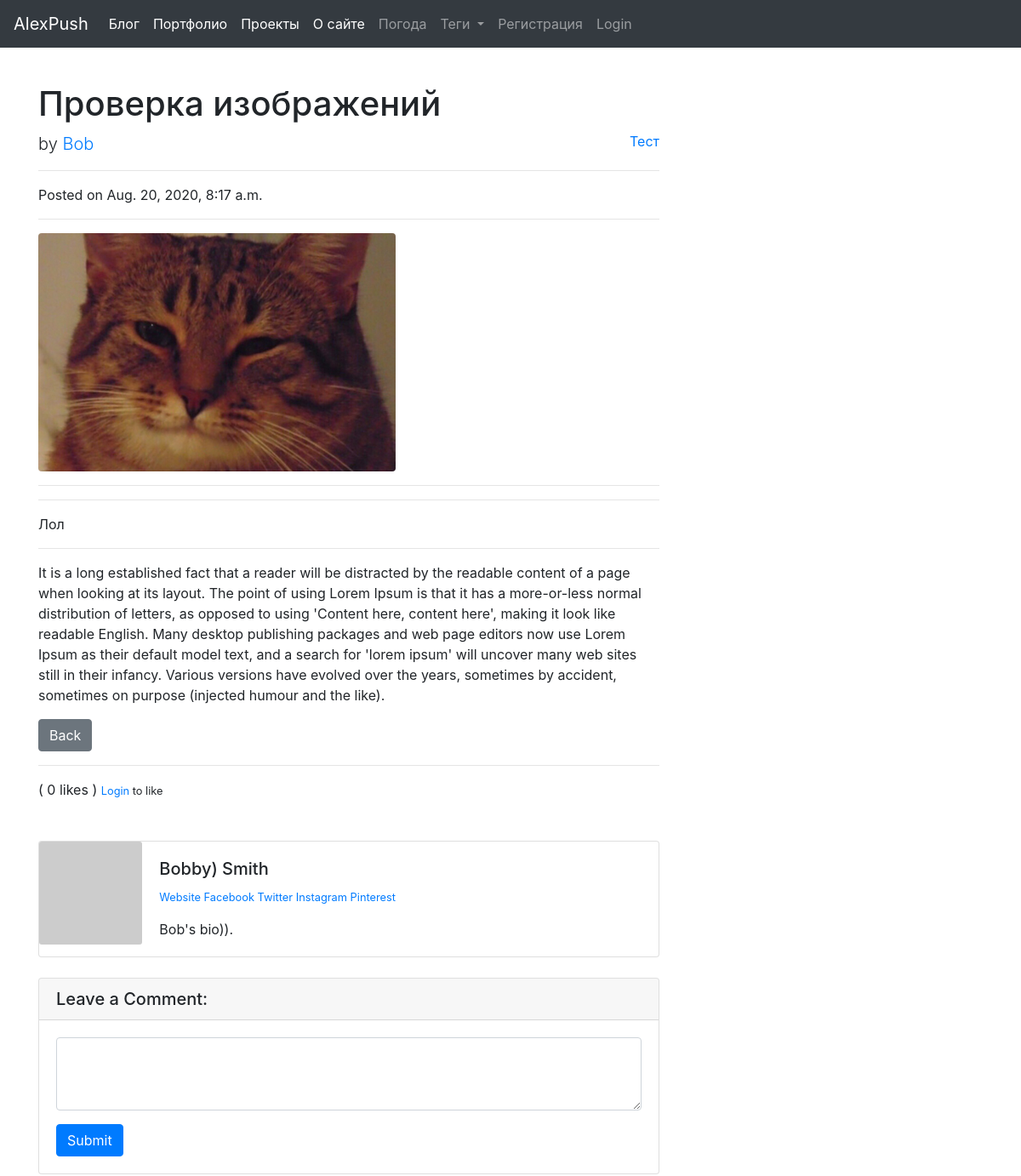
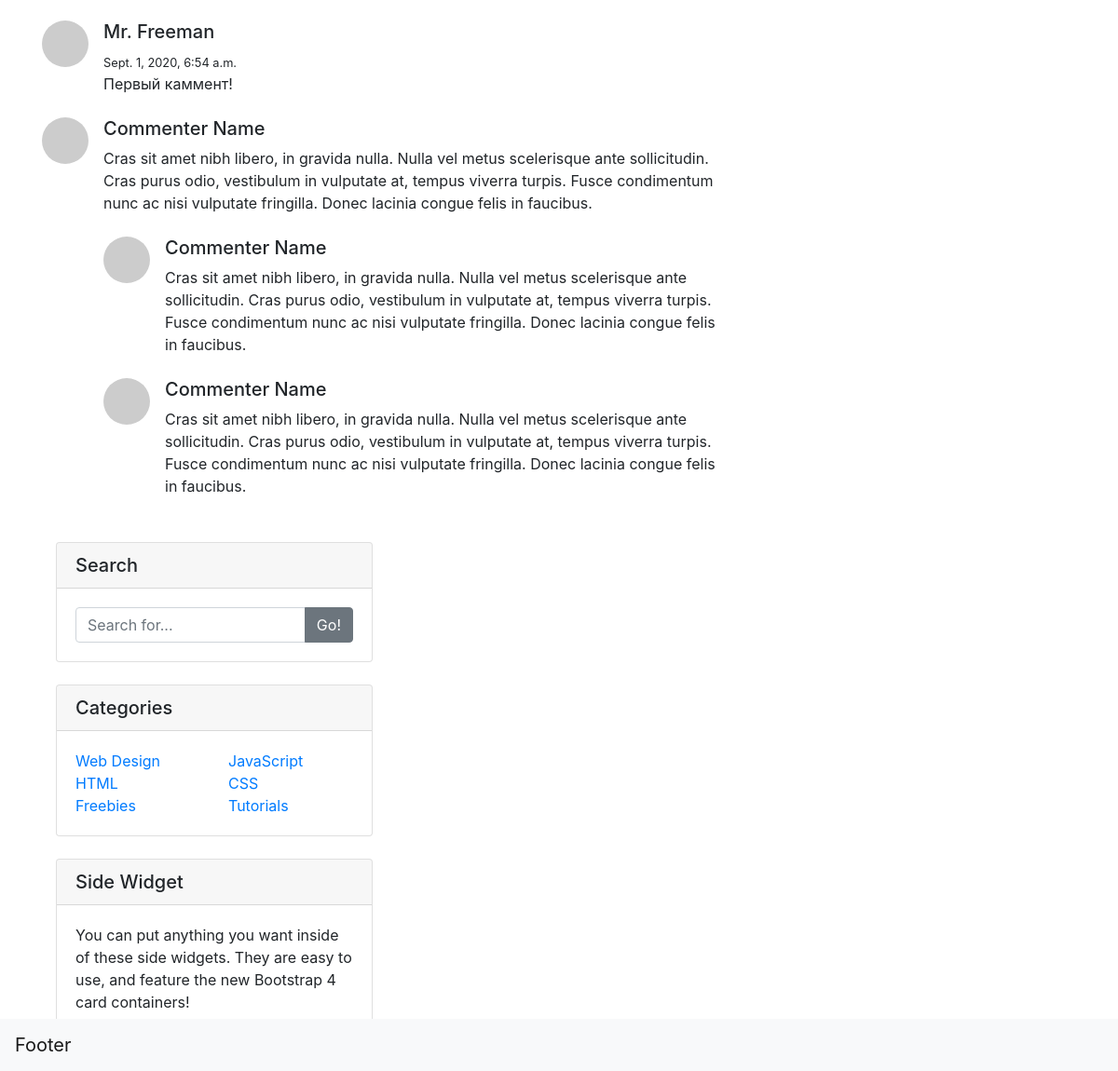
The page /blog/article/20 on the database its author committed (2 pictures, top to bottom).
### blog/models.py (models this page shows, shortened)
class Post(models.Model):
    title = models.CharField(max_length=255)
    header_image = models.ImageField(null=True, blank=True, upload_to='images/')
    author = models.ForeignKey(User, on_delete=models.CASCADE)
    description = models.TextField(max_length=500,null=True, blank=True)
    body = RichTextField(null=True, blank=True)
    date_created = models.DateTimeField(auto_now_add=True, null=True)
    category = models.CharField(max_length=255, default='coding')
    likes = models.ManyToManyField(User, related_name='blog_posts')
    def total_likes(self):
        return self.likes.count()

class Profile(models.Model):
    user = models.OneToOneField(User, null=True, on_delete=models.CASCADE)
    bio = models.TextField(null=True, blank=True)
    profile_pic = models.ImageField(null=True, blank=True, upload_to='images/profile/')
    website_url = models.CharField(max_length=255, null=True, blank=True)
    facebook_url = models.CharField(max_length=255, null=True, blank=True)
    twitter_url = models.CharField(max_length=255, null=True, blank=True)
    instagram_url = models.CharField(max_length=255, null=True, blank=True)
    pinterest_url = models.CharField(max_length=255, null=True, blank=True)

class Comment(models.Model):
    post = models.ForeignKey(Post,related_name='comments', on_delete=models.CASCADE)
    name = models.CharField(max_length=255)
    body = models.TextField()
    date_added = models.DateTimeField(auto_now_add=True)

### blog/views.py (the view)
# urls.py: path('article/<int:pk>', ArticleDetail.as_view(), name='article-detail'),
class ArticleDetail(DetailView):
    model = Post
    template_name = 'blog/article_details.html'
    def get_context_data(self, *args, **kwargs):
        cat_menu = Category.objects.all()
        context = super(ArticleDetail, self).get_context_data(*args, **kwargs)
        stuff = get_object_or_404(Post, id = self.kwargs['pk'])
        total_likes = stuff.total_likes()
        liked = False
        if stuff.likes.filter(id=self.request.user.id).exists(): liked = True
        context['cat_menu'] = cat_menu
        context['total_likes'] = total_likes
        context['liked'] = liked
        return context

### blog/models.py (called while the page is built)
    def __str__(self):
        return str(self.name)

### blog/templates/blog/article_details.html (shortened to what this page needs)
{% extends 'home_pages/main.html' %}
{% block content %}
<br>
  <h1 class="mt-4">{{ post.title }}</h1>
  <p class="lead">
    by
    <a href="{% url 'show_profile' post.author.profile.id %}">{{ post.author }}</a>
    <small><a class="float-right" href="{% url 'category' post.category%}">{{ post.category }}</a></small>
  </p>
  <hr>
  <p>Posted on {{ post.date_created }}</p>
  <hr>
  {% if post.header_image %}
  <img class="img-fluid rounded" src="{{ post.header_image.url }}" alt="">
  <hr>
  {% endif %}
  <div>
  <hr>
  <p>{{ post.description }}</p>
  <hr>
  <p>{{ post.body|safe }}</p>
  </div>
  <a href="{% url 'blog' %}" class="btn btn-secondary">Back</a>
  <hr>
  <form action="{% url 'like_post' post.pk %}" method="POST">
    {% if user.is_authenticated %}
        {% if liked %}
          <button type="submit",
                  name="post_id",
                  value="{{post.id}}",
                  class="btn btn-danger btn-sm">Unlike</button>
          ( {{ total_likes }} likes )
        {% else %}
          <button type="submit",
                  name="post_id",
                  value="{{post.id}}",
                  class="btn btn-primary btn-sm">Like</button>
          ( {{ total_likes }} likes )
        {% endif %}
    {% else %}
    ( {{ total_likes }} likes )
    <small><a href="{% url 'login' %}">Login</a> to like</small>
    {% endif %}
  </form>
  <br></br>
  <div class="card mb-3">
    <div class="row no-gutters">
      <div class="col-md-2">
        {% if  post.author.profile.profile_pic  %}
          <img src="{{ post.author.profile.profile_pic.url }}" class="card-img" alt="..." width="200" height="200">
        {% else %}
          <img src="http://placehold.it/200x200" class="card-img" alt="...">
        {% endif %}
      </div>
      <div class="col-md-10">
        <div class="card-body">
          {% if post.author.first_name and post.author.last_name %}
            <h5 class="card-title">{{ post.author.first_name }} {{ post.author.last_name }}</h5>
          {% else %}
            <h5 class="card-title">{{ post.author }}</h5>
          {% endif %}
          <p class="small text-muted">
            {% if post.author.profile.website_url %}<a href="{{ post.author.profile.website_url }}" > Website </a> {% endif %}
            {% if post.author.profile.facebook_url %}<a href="{{ post.author.profile.facebook_url }}" > Facebook </a> {% endif %}
            {% if post.author.profile.twitter_url %}<a href="{{ post.author.profile.twitter_url }}" > Twitter </a> {% endif %}
            {% if post.author.profile.instagram_url %}<a href="{{ post.author.profile.instagram_url }}" > Instagram </a> {% endif %}
            {% if post.author.profile.pinterest_url %}<a href="{{ post.author.profile.pinterest_url }}" > Pinterest </a> {% endif %}
          </p>
          <p class="card-text">{{ post.author.profile.bio }}</p>
        </div>
      </div>
    </div>
  </div>
  <div class="card my-4">
    <h5 class="card-header">Leave a Comment:</h5>
    <div class="card-body">
      <form>
        <div class="form-group">
          <textarea class="form-control" rows="3"></textarea>
        </div>
        <button type="submit" class="btn btn-primary">Submit</button>
      </form>
    </div>
  </div>
  {% if not post.comments.all %}
      <div class="media mb-4">
        <img class="d-flex mr-3 rounded-circle" src="http://placehold.it/50x50" alt="">
        <div class="media-body">
          No Comments Yet
        </div>
      </div>
  {% else %}
    {% for comment in post.comments.all %}
      <div class="media mb-4">
        <img class="d-flex mr-3 rounded-circle" src="http://placehold.it/50x50" alt="">
        <div class="media-body">
          <div class="mt-0">
            <h5>{{ comment.name }}</h5>
            <small>{{comment.date_added}}</small>
          </div>
            {{ comment.body }}
        </div>
      </div>
    {% endfor %}
  {% endif %}
  <div class="media mb-4">
    <img class="d-flex mr-3 rounded-circle" src="http://placehold.it/50x50" alt="">
    <div class="media-body">
      <h5 class="mt-0">Commenter Name</h5>
      Cras sit amet nibh libero, in gravida nulla. Nulla vel metus scelerisque ante sollicitudin. Cras purus odio, vestibulum in vulputate at, tempus viverra turpis. Fusce condimentum nunc ac nisi vulputate fringilla. Donec lacinia congue felis in faucibus.
      <div class="media mt-4">
        <img class="d-flex mr-3 rounded-circle" src="http://placehold.it/50x50" alt="">
        <div class="media-body">
          <h5 class="mt-0">Commenter Name</h5>
          Cras sit amet nibh libero, in gravida nulla. Nulla vel metus scelerisque ante sollicitudin. Cras purus odio, vestibulum in vulputate at, tempus viverra turpis. Fusce condimentum nunc ac nisi vulputate fringilla. Donec lacinia congue felis in faucibus.
        </div>
      </div>
      <div class="media mt-4">
        <img class="d-flex mr-3 rounded-circle" src="http://placehold.it/50x50" alt="">
        <div class="media-body">
          <h5 class="mt-0">Commenter Name</h5>
          Cras sit amet nibh libero, in gravida nulla. Nulla vel metus scelerisque ante sollicitudin. Cras purus odio, vestibulum in vulputate at, tempus viverra turpis. Fusce condimentum nunc ac nisi vulputate fringilla. Donec lacinia congue felis in faucibus.
        </div>
      </div>
    </div>
  </div>
</div>
{% endblock content%}

### rows shown on the page
Post: title "Проверка изображений", author "Bob", category "Тест", date_created "Aug. 20, 2020, 8:17 a.m.", header_image (picture), description "Лол", body "It is a long established fact that a reader will be distracted by the readable content of a page when looking at its layout. The point of using Lorem Ipsum is that it has a more-or-less normal distribution of letters, as opposed to using 'Content here, content here', making it look like readable English. Many desktop publishing packages and web page editors now use Lorem Ipsum as their default model text, and a search for 'lorem ipsum' will uncover many web sites still in their infancy. Various versions have evolved over the years, sometimes by accident, sometimes on purpose (injected humour and the like).", author.first_name "Bobby)", author.last_name "Smith", author.profile.bio "Bob's bio))."
Comment: name "Mr. Freeman", date_added "Sept. 1, 2020, 6:54 a.m.", body "Первый каммент!"

### other values the page prints
{{ total_likes }} "0"
